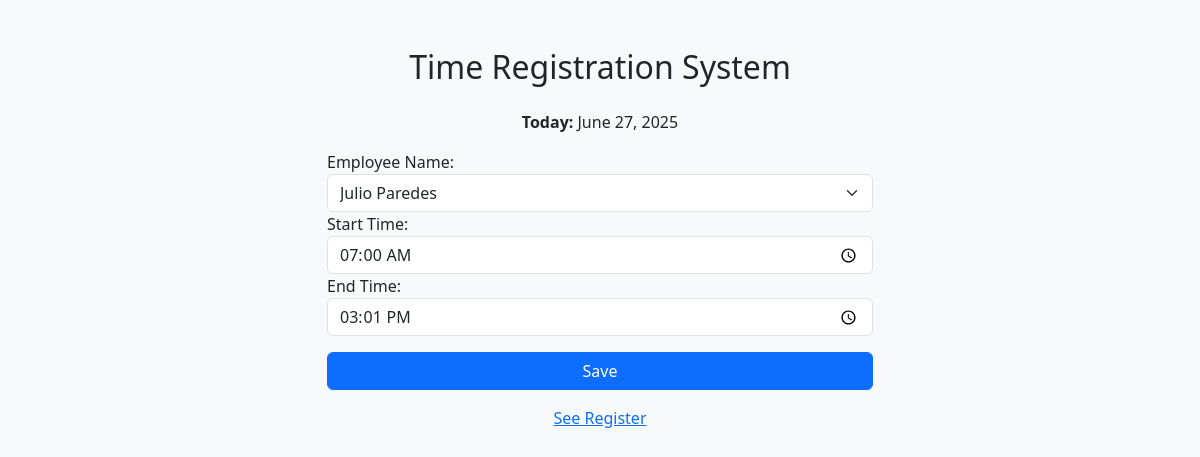
The app's page /editar/180/ with its own data.
### registros/models.py (models this page shows, shortened)
class Registro(models.Model):
    EMPLEADOS_CHOICES = [
        ('Julio Paredes', 'Julio Paredes'),
        ('Muhammad Ali', 'Muhammad Ali'),
        ('Marvin Herlindo Boche Paredes', 'Marvin Herlindo Boche Paredes'),
        ('Geovanny Sanchez', 'Geovanny Sanchez'),
        ('Shamir Waseem', 'Shamir Waseem'),
        ('Eddy Carrillo', 'Eddy Carrillo'),
        ('Luis Gutierrez', 'Luis Gutierrez'),
        ('Talal Haider', 'Talal Haider'),
    ]
    nombre_empleado = models.CharField(max_length=100, choices=EMPLEADOS_CHOICES)
    fecha = models.DateField(auto_now_add=True)
    hora_inicio = models.TimeField()
    hora_fin = models.TimeField()
    total_horas = models.DecimalField(max_digits=5, decimal_places=2, blank=True, null=True)

### registros/views.py (the view)
# urls.py: path('editar/<int:registro_id>/', views.editar_registro, name='editar_registro'),  # 👈 esta línea es clave
def editar_registro(request, registro_id):
    registro = get_object_or_404(Registro, pk=registro_id)
    if request.method == 'POST':
        form = RegistroForm(request.POST, instance=registro)
        if form.is_valid():
            form.save()
            return redirect('lista_registros')
    else:
        form = RegistroForm(instance=registro)
    return render(request, 'registros/formulario.html', {
        'form': form,
        'today': registro.fecha  # usamos la fecha original
    })

### registros/forms.py (shortened to what this page needs)
class RegistroForm(forms.ModelForm):
    class Meta:
        model = Registro
        exclude = []  # ✅ No excluir fecha
        labels = {
            'nombre_empleado': 'Employee Name',
            'hora_inicio': 'Start Time',
            'hora_fin': 'End Time',
            'fecha': 'Date',
        }
        widgets = {
            'nombre_empleado': forms.Select(attrs={'class': 'form-select'}),
            'hora_inicio': forms.TimeInput(attrs={'type': 'time', 'class': 'form-control'}),
            'hora_fin': forms.TimeInput(attrs={'type': 'time', 'class': 'form-control'}),
            'fecha': forms.DateInput(attrs={'type': 'date', 'class': 'form-control', 'readonly': 'readonly'}),
        }

### templates/registros/formulario.html (shortened to what this page needs)
<!DOCTYPE html>
<html lang="es">
<head>
  <link href="https://cdn.jsdelivr.net/npm/bootstrap@5.3.3/dist/css/bootstrap.min.css" rel="stylesheet">
</head>
<body class="bg-light">
<div class="container py-5">
  <div class="row justify-content-center">
    <div class="col-md-6">
      <h2 class="mb-4 text-center">Time Registration System</h2>
      <p class="text-center"><strong>Today:</strong> {{ today }}</p>
      <form method="post" novalidate>
         {{ form.nombre_empleado.label_tag }}
        {{ form.nombre_empleado }}
        {{ form.hora_inicio.label_tag }}
        {{ form.hora_inicio }}
        {{ form.hora_fin.label_tag }}
        {{ form.hora_fin }}
  <button type="submit" class="btn btn-primary w-100 mt-3">Save</button>
      </form>
      <div class="mt-3 text-center">
        <a href="{% url 'lista_registros' %}">See Register</a>
      </div>
    </div>
  </div>
</div>
</body>
</html>

### records on screen
Registro: fecha "June 27, 2025", nombre_empleado "Julio Paredes", hora_inicio "07:00:00", hora_fin "15:01:00"
